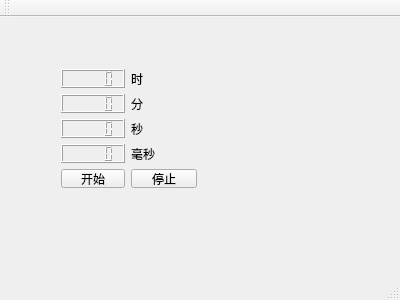
<?xml version="1.0" encoding="UTF-8"?>
<ui version="4.0">
 <class>MainWindow</class>
 <widget class="QMainWindow" name="MainWindow">
  <property name="geometry">
   <rect>
    <x>0</x>
    <y>0</y>
    <width>400</width>
    <height>300</height>
   </rect>
  </property>
  <property name="windowTitle">
   <string>MainWindow</string>
  </property>
  <widget class="QWidget" name="centralWidget">
   <widget class="QWidget" name="">
    <property name="geometry">
     <rect>
      <x>50</x>
      <y>41</y>
      <width>158</width>
      <height>141</height>
     </rect>
    </property>
    <layout class="QFormLayout" name="formLayout">
     <property name="sizeConstraint">
      <enum>QLayout::SetDefaultConstraint</enum>
     </property>
     <item row="0" column="0">
      <widget class="QLCDNumber" name="lcdNumber_h">
       <property name="font">
        <font>
         <weight>50</weight>
         <bold>false</bold>
        </font>
       </property>
       <property name="layoutDirection">
        <enum>Qt::LeftToRight</enum>
       </property>
      </widget>
     </item>
     <item row="0" column="1">
      <widget class="QLabel" name="label">
       <property name="text">
        <string>时</string>
       </property>
      </widget>
     </item>
     <item row="1" column="0">
      <widget class="QLCDNumber" name="lcdNumber_m">
       <property name="font">
        <font>
         <weight>50</weight>
         <bold>false</bold>
        </font>
       </property>
       <property name="layoutDirection">
        <enum>Qt::LeftToRight</enum>
       </property>
      </widget>
     </item>
     <item row="1" column="1">
      <widget class="QLabel" name="label_2">
       <property name="text">
        <string>分</string>
       </property>
      </widget>
     </item>
     <item row="2" column="0">
      <widget class="QLCDNumber" name="lcdNumber_s">
       <property name="font">
        <font>
         <weight>50</weight>
         <bold>false</bold>
        </font>
       </property>
      </widget>
     </item>
     <item row="2" column="1">
      <widget class="QLabel" name="label_3">
       <property name="text">
        <string>秒</string>
       </property>
      </widget>
     </item>
     <item row="3" column="0">
      <widget class="QLCDNumber" name="lcdNumber_ms">
       <property name="font">
        <font>
         <weight>50</weight>
         <bold>false</bold>
        </font>
       </property>
       <property name="layoutDirection">
        <enum>Qt::LeftToRight</enum>
       </property>
      </widget>
     </item>
     <item row="3" column="1">
      <widget class="QLabel" name="label_4">
       <property name="text">
        <string>毫秒</string>
       </property>
      </widget>
     </item>
     <item row="4" column="0">
      <widget class="QPushButton" name="pushButton_start">
       <property name="text">
        <string>开始</string>
       </property>
      </widget>
     </item>
     <item row="4" column="1">
      <widget class="QPushButton" name="pushButton_stop">
       <property name="text">
        <string>停止</string>
       </property>
      </widget>
     </item>
    </layout>
   </widget>
  </widget>
  <widget class="QMenuBar" name="menuBar">
   <property name="geometry">
    <rect>
     <x>0</x>
     <y>0</y>
     <width>400</width>
     <height>23</height>
    </rect>
   </property>
  </widget>
  <widget class="QToolBar" name="mainToolBar">
   <attribute name="toolBarArea">
    <enum>TopToolBarArea</enum>
   </attribute>
   <attribute name="toolBarBreak">
    <bool>false</bool>
   </attribute>
  </widget>
  <widget class="QStatusBar" name="statusBar"/>
 </widget>
 <layoutdefault spacing="6" margin="11"/>
 <resources/>
 <connections/>
</ui>
